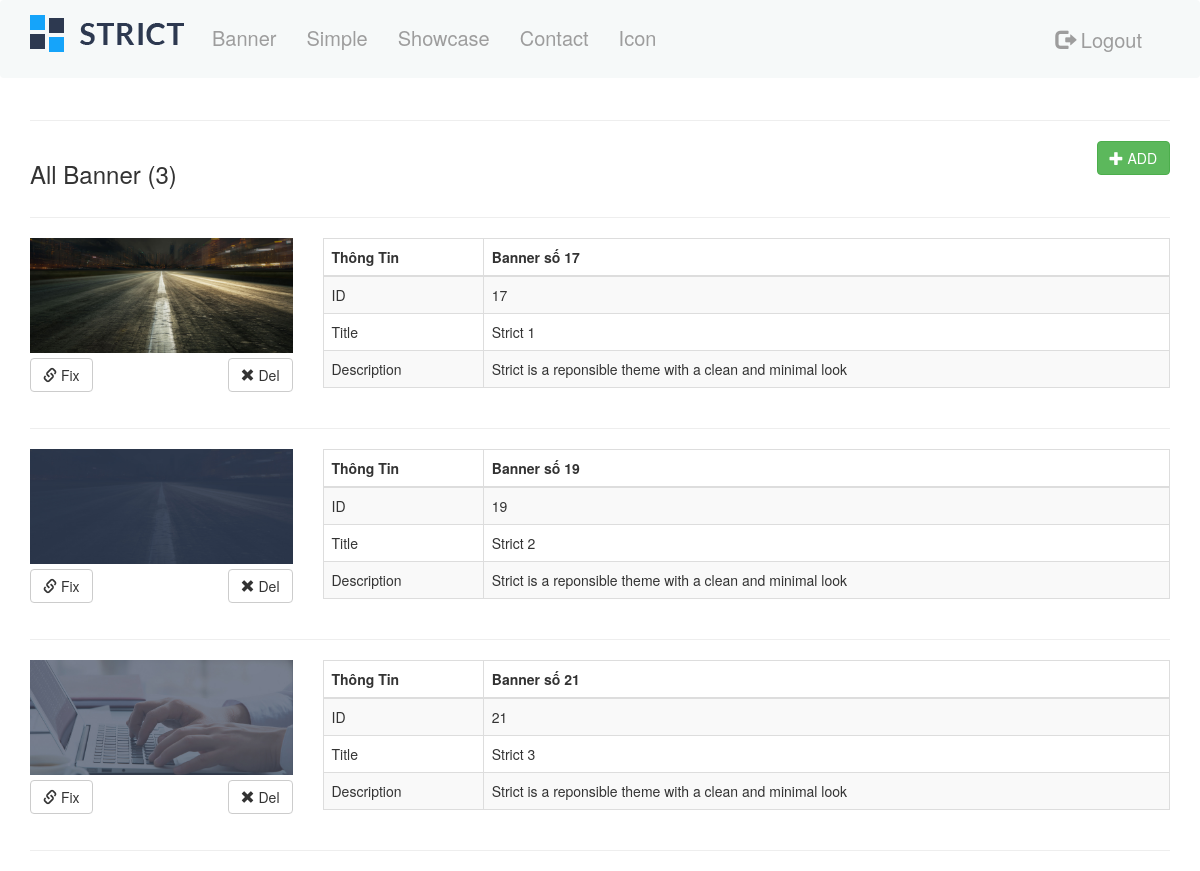
Page /admin/main.php (signed in) on the committed database.
### tables this page shows
CREATE TABLE `banner` (
  `id` int(10) NOT NULL,
  `anh` varchar(255) NOT NULL,
  `title` varchar(255) NOT NULL,
  `description` varchar(255) NOT NULL
);

### admin/banner/banner.php (the view, shortened to what this page needs)
<?php
$sql = " SELECT * FROM banner ";
$query = mysqli_query($con, $sql);
$totalrows = mysqli_num_rows($query);
?>
<div class="container banner"  style="margin-top: 100px">
    <hr>
    <div class="row">
        <div class="col-xs-6 col-sm-6 col-md-6 col-lg-6">
            <h3>All Banner (<?php echo $totalrows ?>)</h3>
        </div>
        <div class="col-xs-6 col-sm-6 col-md-6 col-lg-6">
            <a style="float: right;" href="main.php?page_layout=add-banner">
                <button type="button" class="btn btn-success">
                    <span class="glyphicon glyphicon-plus"></span> ADD
                </button>
            </a>
        </div>
    </div>
    <hr>
    <?php
    while ($rows = mysqli_fetch_array($query)) {
        ?>
        <div class="row">
            <div class="col-xs-12 col-sm-5 col-md-3 col-lg-3">
                <div class="row">
                    <div class="col-xs-12 col-sm-12 col-md-12 col-lg-12">
                        <img src="../img/<?php echo $rows['anh'] ?>" width=100% height=auto>
                    </div>
                    <div class="col-xs-12 col-sm-12 col-md-12 col-lg-12 flex-container">
                        <a  onclick="return confirm('Bạn muốn sửa Banner này ?')" href="main.php?page_layout=edit-banner&id=<?php echo $rows['id'] ?>">
                            <button  style="margin-top: 5px;" type="button" class="btn btn-default">
                                <span class="glyphicon glyphicon-link"></span> Fix
                            </button>
                        </a>
                        <?php
                        if ($totalrows > 2) {
                            ?>
                            <a onclick="return confirm('Bạn muốn xóa Banner này ?')"
                               href="main.php?page_layout=del-banner&id=<?php echo $rows['id'] ?>">
                                <button style="float: right;margin-top: 5px;"  type="button" class="btn btn-default">
                                    <span class="glyphicon glyphicon-remove"></span> Del
                                </button>
                            </a>
                            <?php
                        }
                        ?>
                    </div>
                </div>
            </div>
            <div class="col-xs-12 col-sm-7 col-md-9 col-lg-9">
                <table class="table table-striped table-hover table-bordered ">
                    <thead>
                    <tr>
                       <th>Thông Tin</th>
                        <th>Banner số <?php echo $rows['id'] ?> </th>
                    </tr>
                    </thead>
                    <tbody>
                    <tr>
                        <td class="title">ID</td>
                        <td ><?php echo $rows['id'] ?></td>
                    </tr>
                    <tr>
                        <td class="title">Title</td>
                        <td ><?php echo $rows['title'] ?></td>
                    </tr>
                    <tr>
                        <td class="title">Description</td>
                        <td><?php echo $rows['description'] ?></td>
                    </tr>
                    </tbody>
                </table>
            </div>
        </div>
        <hr>
        <?php
    }
    ?>
</div>

### rows in the picture
banner: anh (picture), id "17", title "Strict 1", description "Strict is a reponsible theme with a clean and minimal look"
banner: anh (picture), id "19", title "Strict 2", description "Strict is a reponsible theme with a clean and minimal look"
banner: anh (picture), id "21", title "Strict 3", description "Strict is a reponsible theme with a clean and minimal look"

### other values in the picture
$totalrows "3"
